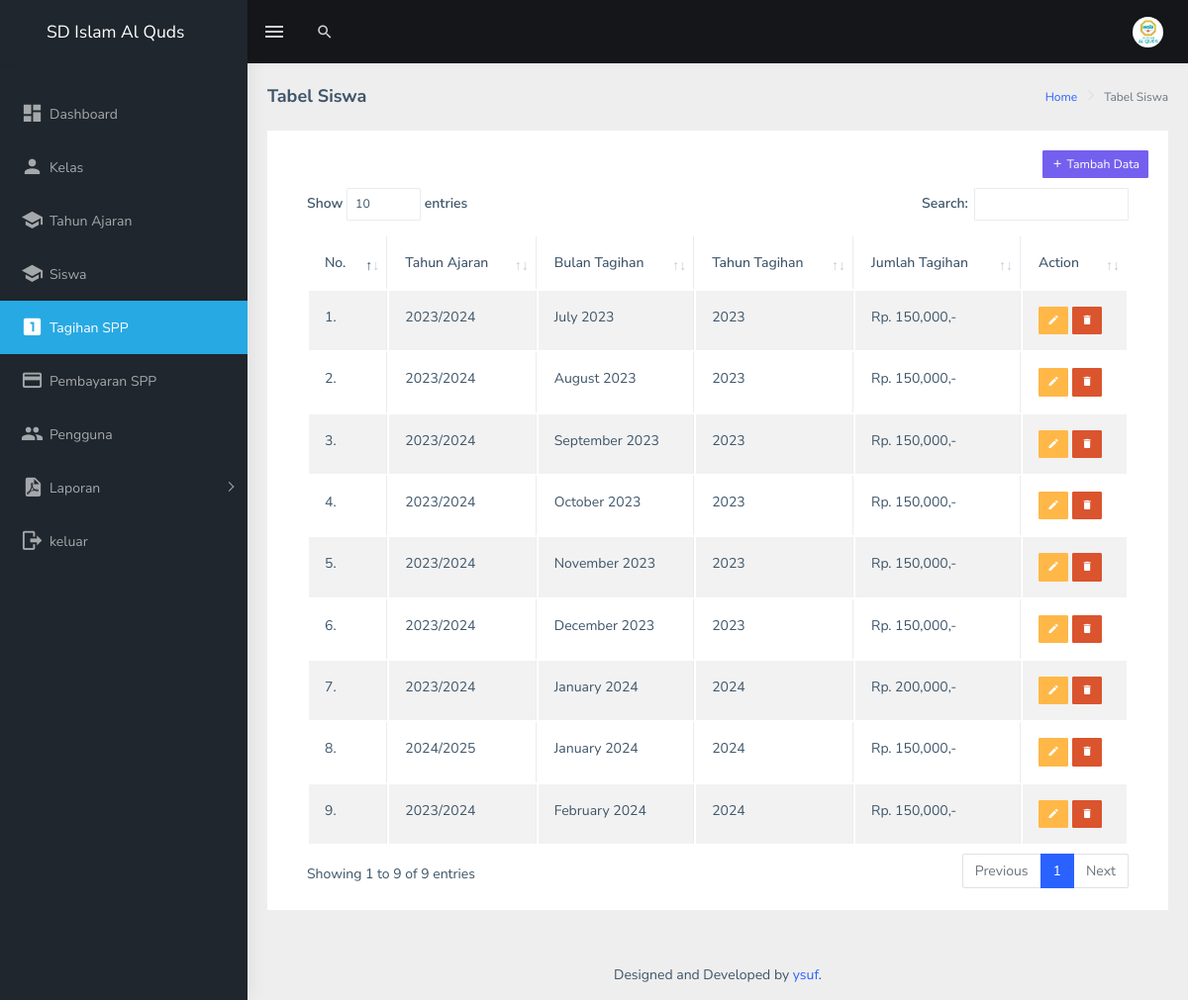
Screenshot of /admin/tagihan.php (signed in) with the database file from the repository.
### tables this page shows
CREATE TABLE `tb_tagihan` (
  `id_tagihan` int(11) NOT NULL,
  `idta` int(11) NOT NULL,
  `idba` int(11) NOT NULL,
  `bulan_tagihan` varchar(30) NOT NULL,
  `tahun_tagihan` year(4) NOT NULL,
  `jumlah_tagihan` int(11) NOT NULL
);

CREATE TABLE `tb_ta` (
  `id_ta` int(11) NOT NULL,
  `ta` varchar(50) NOT NULL
);

### admin/tagihan.php (the view, shortened to what this page needs)
<?php
include 'koneksi.php';
?>
<!DOCTYPE html>
<html dir="ltr" lang="en">
  <head>
    <link
      rel="stylesheet"
      type="text/css"
      href="../assets/extra-libs/multicheck/multicheck.css"
    />
    <link
      href="../assets/libs/datatables.net-bs4/css/dataTables.bootstrap4.css"
      rel="stylesheet"
    />
    <link href="../dist/css/style.min.css" rel="stylesheet" />
  </head>
  <body>
    <div
      id="main-wrapper"
      data-layout="vertical"
      data-navbarbg="skin5"
      data-sidebartype="full"
      data-sidebar-position="absolute"
      data-header-position="absolute"
      data-boxed-layout="full"
    >
      <header class="topbar" data-navbarbg="skin5">
        <nav class="navbar top-navbar navbar-expand-md navbar-dark">
          <div class="navbar-header" data-logobg="skin5">
            <a class="navbar-brand" href="index.php">
              <span class="logo-text ms-4">
                SD Islam Al Quds
              </span>
            </a>
          </div>
          <div
            class="navbar-collapse collapse"
            id="navbarSupportedContent"
            data-navbarbg="skin5"
          >
            <ul class="navbar-nav float-start me-auto">
              <li class="nav-item d-none d-lg-block">
                <a
                  class="nav-link sidebartoggler waves-effect waves-light"
                  href="javascript:void(0)"
                  data-sidebartype="mini-sidebar"
                  ><i class="mdi mdi-menu font-24"></i
                ></a>
              </li>
              <li class="nav-item search-box">
                <a
                  class="nav-link waves-effect waves-dark"
                  href="javascript:void(0)"
                  ><i class="mdi mdi-magnify fs-4"></i
                ></a>
              </li>
            </ul>
            <ul class="navbar-nav float-end">
              <li class="nav-item dropdown">
                <a
                  class="
                    nav-link
                    dropdown-toggle
                    text-muted
                    waves-effect waves-dark
                    pro-pic
                  "
                  href="#"
                  id="navbarDropdown"
                  role="button"
                  data-bs-toggle="dropdown"
                  aria-expanded="false"
                >
                  <img
                    src="assets/images/sd_al_quds.png"
                    alt="user"
                    class="rounded-circle"
                    width="31"
                  />
                </a>
              </li>
            </ul>
          </div>
        </nav>
      </header>
      <aside class="left-sidebar" data-sidebarbg="skin5">
        <div class="scroll-sidebar">
          <?php include 'menu.php'; ?>
        </div>
      </aside>
      <div class="page-wrapper">
        <div class="page-breadcrumb">
          <div class="row">
            <div class="col-12 d-flex no-block align-items-center">
              <h4 class="page-title">Tabel Siswa</h4>
              <div class="ms-auto text-end">
                <nav aria-label="breadcrumb">
                  <ol class="breadcrumb">
                    <li class="breadcrumb-item"><a href="index.php">Home</a></li>
                    <li class="breadcrumb-item active" aria-current="page">
                      Tabel Siswa
                    </li>
                  </ol>
                </nav>
              </div>
            </div>
          </div>
        </div>
        <div class="container-fluid">
          <div class="row">
            <div class="col-12">
              <div class="card">
                <div class="card-body">
                  <div class="card-title" style="display: grid; justify-content: end;">
                    <a class="btn btn-sm btn-primary" href="" data-bs-toggle="modal" data-bs-target="#tagihanModal"><i class="mdi mdi-plus"></i> Tambah Data</a>
                  </div>
                  <div class="table-responsive">
                    <table
                      id="zero_config"
                      class="table table-striped table-bordered"
                    >
                      <thead>
                        <tr>
                          <th>No.</th>
                          <th>Tahun Ajaran</th>
                          <th>Bulan Tagihan</th>
                          <th>Tahun Tagihan</th>
                          <th>Jumlah Tagihan</th>
                          <th>Action</th>
                        </tr>
                      </thead>
                      <tbody>
                        <?php
                        $no=1;
                        $data = mysqli_query($koneksi, "SELECT * FROM tb_tagihan, tb_ta WHERE id_ta=idta ORDER BY id_tagihan ASC");
                        while ($row = mysqli_fetch_assoc($data)) {
                          $bulan = $row['bulan_tagihan'];
                          $bulan_format = strftime('%B %Y', strtotime($bulan));
                        ?>
                        <tr>
                          <td><?php echo $no++; ?>.</td>
                          <td><?php echo $row['ta']; ?></td>
                          <td><?php echo $bulan_format; ?></td>
                          <td><?php echo $row['tahun_tagihan']; ?></td>
                          <td><?php echo "Rp. " .number_format($row['jumlah_tagihan']). ",-"; ?></td>
                          <td>
                            <a class="btn btn-sm btn-warning" href="" data-bs-toggle="modal" data-bs-target="#tagihaneditModal<?php echo $row['id_tagihan']; ?>"><i class="mdi mdi-pencil"></i></a>
                            <a class="btn btn-sm btn-danger" href="hapustagihan.php?id=<?php echo $row['id_tagihan']; ?>"><i class="mdi mdi-delete"></i></a>
                          </td>
                        </tr>
                        <?php } ?>
                      </tbody>
                    </table>
                  </div>
                </div>
              </div>
            </div>
          </div>
        </div>
        <footer class="footer text-center">
          Designed and Developed by
          <a href="#">ysuf</a>.
        </footer>
      </div>
    </div>
  </body>
</html>

### admin/menu.php (shortened to what this page needs)
<?php if ($_SESSION['peran'] == 'admin') { ?>
  <nav class="sidebar-nav">
    <ul id="sidebarnav" class="pt-4">
      <li class="sidebar-item">
        <a
          class="sidebar-link waves-effect waves-dark sidebar-link"
          href="index.php"
          aria-expanded="false"
          ><i class="mdi mdi-view-dashboard"></i
          ><span class="hide-menu">Dashboard</span></a
        >
      </li>
      <li class="sidebar-item">
        <a
          class="sidebar-link waves-effect waves-dark sidebar-link"
          href="kelas.php"
          aria-expanded="false"
          ><i class="mdi mdi-account"></i
          ><span class="hide-menu">Kelas</span></a
        >
      </li>
      <li class="sidebar-item">
        <a
          class="sidebar-link waves-effect waves-dark sidebar-link"
          href="tahunA.php"
          aria-expanded="false"
          ><i class="mdi mdi-school"></i
          ><span class="hide-menu">Tahun Ajaran</span></a
        >
      </li>
      <li class="sidebar-item">
        <a
          class="sidebar-link waves-effect waves-dark sidebar-link"
          href="siswa.php"
          aria-expanded="false"
          ><i class="mdi mdi-school"></i
          ><span class="hide-menu">Siswa</span></a
        >
      </li>
      <li class="sidebar-item">
        <a
          class="sidebar-link waves-effect waves-dark sidebar-link"
          href="tagihan.php"
          aria-expanded="false"
          ><i class="mdi mdi-numeric-1-box"></i
          ><span class="hide-menu">Tagihan SPP</span></a
        >
      </li>
      <li class="sidebar-item">
        <a
          class="sidebar-link waves-effect waves-dark sidebar-link"
          href="pembayaran_spp.php"
          aria-expanded="false"
          ><i class="mdi mdi-credit-card"></i
          ><span class="hide-menu">Pembayaran SPP</span></a
        >
      </li>
      <li class="sidebar-item">
        <a
          class="sidebar-link waves-effect waves-dark sidebar-link"
          href="user.php"
          aria-expanded="false"
          ><i class="mdi mdi-account-multiple"></i
          ><span class="hide-menu">Pengguna </span></a
        >
      </li>
      <li class="sidebar-item">
        <a
          class="sidebar-link has-arrow waves-effect waves-dark"
          href="javascript:void(0)"
          aria-expanded="false"
          ><i class="mdi mdi-file-pdf"></i
          ><span class="hide-menu">Laporan </span></a
        >
      </li>
      <li class="sidebar-item">
        <a
          class="sidebar-link waves-effect waves-dark sidebar-link"
          href="keluar.php"
          aria-expanded="false"
          ><i class="mdi mdi-logout"></i
          ><span class="hide-menu">keluar</span></a
        >
      </li>
    </ul>
  </nav>
  <?php } ?>

### rows the page displays
tb_tagihan: tb_ta.ta "2023/2024", bulan_tagihan "July 2023", tahun_tagihan "2023", jumlah_tagihan "150,000"
tb_tagihan: tb_ta.ta "2023/2024", bulan_tagihan "August 2023", tahun_tagihan "2023", jumlah_tagihan "150,000"
tb_tagihan: tb_ta.ta "2023/2024", bulan_tagihan "September 2023", tahun_tagihan "2023", jumlah_tagihan "150,000"
tb_tagihan: tb_ta.ta "2023/2024", bulan_tagihan "October 2023", tahun_tagihan "2023", jumlah_tagihan "150,000"
tb_tagihan: tb_ta.ta "2023/2024", bulan_tagihan "November 2023", tahun_tagihan "2023", jumlah_tagihan "150,000"
tb_tagihan: tb_ta.ta "2023/2024", bulan_tagihan "December 2023", tahun_tagihan "2023", jumlah_tagihan "150,000"
tb_tagihan: tb_ta.ta "2023/2024", bulan_tagihan "January 2024", tahun_tagihan "2024", jumlah_tagihan "200,000"
tb_tagihan: tb_ta.ta "2024/2025", bulan_tagihan "January 2024", tahun_tagihan "2024", jumlah_tagihan "150,000"
tb_tagihan: tb_ta.ta "2023/2024", bulan_tagihan "February 2024", tahun_tagihan "2024", jumlah_tagihan "150,000"
